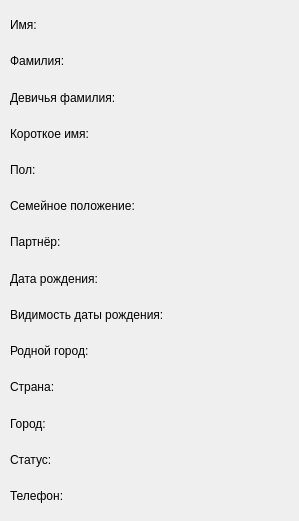
<?xml version="1.0" encoding="UTF-8"?>
<ui version="4.0">
 <class>ProfileInfo</class>
 <widget class="QWidget" name="ProfileInfo">
  <property name="geometry">
   <rect>
    <x>0</x>
    <y>0</y>
    <width>299</width>
    <height>521</height>
   </rect>
  </property>
  <property name="windowTitle">
   <string>Информация о профиле</string>
  </property>
  <widget class="QWidget" name="gridLayoutWidget">
   <property name="geometry">
    <rect>
     <x>10</x>
     <y>10</y>
     <width>281</width>
     <height>501</height>
    </rect>
   </property>
   <layout class="QGridLayout" name="gridLayout" columnstretch="1,1">
    <item row="9" column="0">
     <widget class="QLabel" name="label_11">
      <property name="text">
       <string>Родной город:</string>
      </property>
     </widget>
    </item>
    <item row="3" column="0">
     <widget class="QLabel" name="label_4">
      <property name="text">
       <string>Короткое имя:</string>
      </property>
     </widget>
    </item>
    <item row="0" column="1">
     <widget class="QLabel" name="firstNameLabel">
      <property name="text">
       <string/>
      </property>
     </widget>
    </item>
    <item row="12" column="1">
     <widget class="QLabel" name="statusLabel">
      <property name="text">
       <string/>
      </property>
     </widget>
    </item>
    <item row="8" column="0">
     <widget class="QLabel" name="label_10">
      <property name="text">
       <string>Видимость даты рождения:</string>
      </property>
     </widget>
    </item>
    <item row="5" column="1">
     <widget class="QLabel" name="relationLabel">
      <property name="text">
       <string/>
      </property>
     </widget>
    </item>
    <item row="0" column="0">
     <widget class="QLabel" name="label">
      <property name="text">
       <string>Имя:</string>
      </property>
     </widget>
    </item>
    <item row="10" column="0">
     <widget class="QLabel" name="label_12">
      <property name="text">
       <string>Страна:</string>
      </property>
     </widget>
    </item>
    <item row="7" column="1">
     <widget class="QLabel" name="bdataLabel">
      <property name="text">
       <string/>
      </property>
     </widget>
    </item>
    <item row="9" column="1">
     <widget class="QLabel" name="homeLabel">
      <property name="text">
       <string/>
      </property>
     </widget>
    </item>
    <item row="8" column="1">
     <widget class="QLabel" name="bDataVisibilityLabel">
      <property name="text">
       <string/>
      </property>
     </widget>
    </item>
    <item row="2" column="0">
     <widget class="QLabel" name="label_3">
      <property name="text">
       <string>Девичья фамилия:</string>
      </property>
     </widget>
    </item>
    <item row="11" column="1">
     <widget class="QLabel" name="cityLabel">
      <property name="text">
       <string/>
      </property>
     </widget>
    </item>
    <item row="6" column="1">
     <widget class="QLabel" name="partnerLabel">
      <property name="text">
       <string/>
      </property>
     </widget>
    </item>
    <item row="5" column="0">
     <widget class="QLabel" name="label_6">
      <property name="text">
       <string>Семейное положение:</string>
      </property>
     </widget>
    </item>
    <item row="7" column="0">
     <widget class="QLabel" name="label_9">
      <property name="text">
       <string>Дата рождения:</string>
      </property>
     </widget>
    </item>
    <item row="3" column="1">
     <widget class="QLabel" name="screenNameLabel">
      <property name="text">
       <string/>
      </property>
     </widget>
    </item>
    <item row="11" column="0">
     <widget class="QLabel" name="label_13">
      <property name="text">
       <string>Город:</string>
      </property>
     </widget>
    </item>
    <item row="4" column="0">
     <widget class="QLabel" name="label_5">
      <property name="text">
       <string>Пол:</string>
      </property>
     </widget>
    </item>
    <item row="4" column="1">
     <widget class="QLabel" name="sexLabel">
      <property name="text">
       <string/>
      </property>
     </widget>
    </item>
    <item row="2" column="1">
     <widget class="QLabel" name="maidenNameLabel">
      <property name="text">
       <string/>
      </property>
     </widget>
    </item>
    <item row="1" column="0">
     <widget class="QLabel" name="label_2">
      <property name="text">
       <string>Фамилия:</string>
      </property>
     </widget>
    </item>
    <item row="12" column="0">
     <widget class="QLabel" name="label_14">
      <property name="text">
       <string>Статус:</string>
      </property>
     </widget>
    </item>
    <item row="1" column="1">
     <widget class="QLabel" name="lastNameLabel">
      <property name="text">
       <string/>
      </property>
     </widget>
    </item>
    <item row="13" column="1">
     <widget class="QLabel" name="phoneLabel">
      <property name="text">
       <string/>
      </property>
     </widget>
    </item>
    <item row="6" column="0">
     <widget class="QLabel" name="label_7">
      <property name="text">
       <string>Партнёр:</string>
      </property>
     </widget>
    </item>
    <item row="13" column="0">
     <widget class="QLabel" name="label_15">
      <property name="text">
       <string>Телефон:</string>
      </property>
     </widget>
    </item>
    <item row="10" column="1">
     <widget class="QLabel" name="countryLabel">
      <property name="text">
       <string/>
      </property>
     </widget>
    </item>
   </layout>
  </widget>
 </widget>
 <resources/>
 <connections/>
</ui>
